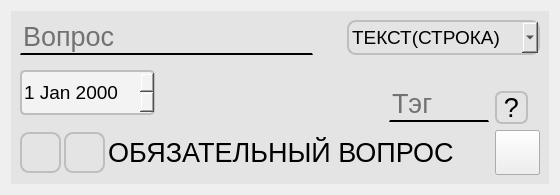
                  <widget class="QWidget" name="page_2">
                   <layout class="QVBoxLayout" name="verticalLayout_14">
                    <item>
                     <layout class="QHBoxLayout" name="horizontalLayout_97">
                      <item>
                       <widget class="QWidget" name="widget" native="true">
                        <property name="maximumSize">
                         <size>
                          <width>900</width>
                          <height>400</height>
                         </size>
                        </property>
                        <property name="styleSheet">
                         <string notr="true">#widget {
background-color: rgb(228, 228, 228)
}</string>
                        </property>
                        <layout class="QVBoxLayout" name="verticalLayout_3">
                         <property name="sizeConstraint">
                          <enum>QLayout::SetDefaultConstraint</enum>
                         </property>
                         <item>
                          <layout class="QHBoxLayout" name="horizontalLayout_7">
                           <item>
                            <layout class="QHBoxLayout" name="horizontalLayout_8">
                             <item>
                              <widget class="QLineEdit" name="Vopros">
                               <property name="maximumSize">
                                <size>
                                 <width>425</width>
                                 <height>60</height>
                                </size>
                               </property>
                               <property name="font">
                                <font>
                                 <pointsize>20</pointsize>
                                </font>
                               </property>
                               <property name="styleSheet">
                                <string notr="true">border-top: 0px solid;
border-bottom: 2px solid;
background-color: rgb(228, 228, 228);</string>
                               </property>
                               <property name="alignment">
                                <set>Qt::AlignBottom|Qt::AlignLeading|Qt::AlignLeft</set>
                               </property>
                               <property name="placeholderText">
                                <string>Вопрос</string>
                               </property>
                              </widget>
                             </item>
                             <item>
                              <layout class="QHBoxLayout" name="horizontalLayout_9">
                               <property name="leftMargin">
                                <number>28</number>
                               </property>
                               <item>
                                <widget class="QComboBox" name="comboBox">
                                 <property name="maximumSize">
                                  <size>
                                   <width>220</width>
                                   <height>80</height>
                                  </size>
                                 </property>
                                 <property name="font">
                                  <font>
                                   <pointsize>14</pointsize>
                                  </font>
                                 </property>
                                 <property name="styleSheet">
                                  <string notr="true">#comboBox {
border: 2px solid;
border-radius: 9px;
border-color:rgb(190, 190, 190) ;
background-color: rgb(228, 228, 228);
}
#comboBox:hover {
background-color: rgb(219, 219, 219);
}
#comboBox:pressed { 
background-color:rgb(219, 219, 219);
}
</string>
                                 </property>
                                 <item>
                                  <property name="text">
                                   <string>ТЕКСТ(СТРОКА)</string>
                                  </property>
                                 </item>
                                 <item>
                                  <property name="text">
                                   <string>ТЕКСТ(АБЗАЦ)</string>
                                  </property>
                                 </item>
                                 <item>
                                  <property name="text">
                                   <string>ОДИН ИЗ СПИСКА</string>
                                  </property>
                                 </item>
                                 <item>
                                  <property name="text">
                                   <string>МН. ИЗ СПИСКА</string>
                                  </property>
                                 </item>
                                 <item>
                                  <property name="text">
                                   <string>РАСКР. СПИСОК</string>
                                  </property>
                                 </item>
                                 <item>
                                  <property name="text">
                                   <string>ШКАЛА</string>
                                  </property>
                                 </item>
                                 <item>
                                  <property name="text">
                                   <string>ДАТА</string>
                                  </property>
                                 </item>
                                 <item>
                                  <property name="text">
                                   <string>ВРЕМЯ</string>
                                  </property>
                                 </item>
                                </widget>
                               </item>
                              </layout>
                             </item>
                            </layout>
                           </item>
                          </layout>
                         </item>
                         <item>
                          <layout class="QHBoxLayout" name="horizontalLayout_10">
                           <item>
                            <layout class="QHBoxLayout" name="horizontalLayout_24">
                             <property name="rightMargin">
                              <number>228</number>
                             </property>
                             <item>
                              <widget class="QDateEdit" name="dateEdit">
                               <property name="maximumSize">
                                <size>
                                 <width>160</width>
                                 <height>45</height>
                                </size>
                               </property>
                               <property name="font">
                                <font>
                                 <pointsize>14</pointsize>
                                </font>
                               </property>
                               <property name="styleSheet">
                                <string notr="true">#dateEdit {
border: 2px solid;
border-radius: 5px;
border-color:rgb(190, 190, 190) ;
background-color:rgb(243, 243, 243);
}
#dateEdit:hover {
background-color: rgb(243, 243, 243);
}
#dateEdit:pressed { 
background-color:rgb(243, 243, 243);
}

</string>
                               </property>
                              </widget>
                             </item>
                            </layout>
                           </item>
                           <item>
                            <layout class="QHBoxLayout" name="horizontalLayout_11">
                             <item>
                              <widget class="QLineEdit" name="Tag">
                               <property name="maximumSize">
                                <size>
                                 <width>100</width>
                                 <height>60</height>
                                </size>
                               </property>
                               <property name="font">
                                <font>
                                 <pointsize>20</pointsize>
                                </font>
                               </property>
                               <property name="styleSheet">
                                <string notr="true">border-top: 0px solid;
border-bottom: 2px solid;
background-color: rgb(228, 228, 228);</string>
                               </property>
                               <property name="alignment">
                                <set>Qt::AlignBottom|Qt::AlignLeading|Qt::AlignLeft</set>
                               </property>
                               <property name="placeholderText">
                                <string>Тэг</string>
                               </property>
                              </widget>
                             </item>
                             <item>
                              <layout class="QVBoxLayout" name="verticalLayout_13">
                               <item>
                                <spacer name="verticalSpacer">
                                 <property name="orientation">
                                  <enum>Qt::Vertical</enum>
                                 </property>
                                 <property name="sizeType">
                                  <enum>QSizePolicy::Fixed</enum>
                                 </property>
                                 <property name="sizeHint" stdset="0">
                                  <size>
                                   <width>45</width>
                                   <height>30</height>
                                  </size>
                                 </property>
                                </spacer>
                               </item>
                               <item>
                                <widget class="QPushButton" name="Button_Question">
                                 <property name="maximumSize">
                                  <size>
                                   <width>33</width>
                                   <height>33</height>
                                  </size>
                                 </property>
                                 <property name="font">
                                  <font>
                                   <pointsize>20</pointsize>
                                  </font>
                                 </property>
                                 <property name="styleSheet">
                                  <string notr="true">#Button_Question {
border: 2px solid;
border-radius: 7px;
border-color:rgb(190, 190, 190);
background-color: rgb(228, 228, 228);
}
#Button_Question:hover {
background-color:rgb(219, 219, 219);
}
#Button_Question:pressed { 
background-color:rgb(204, 204, 204);
}</string>
                                 </property>
                                 <property name="text">
                                  <string>?</string>
                                 </property>
                                </widget>
                               </item>
                              </layout>
                             </item>
                            </layout>
                           </item>
                          </layout>
                         </item>
                         <item>
                          <layout class="QHBoxLayout" name="horizontalLayout_13">
                           <property name="spacing">
                            <number>3</number>
                           </property>
                           <item>
                            <widget class="QPushButton" name="Button_delete">
                             <property name="maximumSize">
                              <size>
                               <width>41</width>
                               <height>41</height>
                              </size>
                             </property>
                             <property name="styleSheet">
                              <string notr="true">#Button_delete {
image: url(:/delete/Rectangle_32.png);
border: 2px solid;
border-radius: 9px;
border-color:rgb(190, 190, 190);
background-color: rgb(228, 228, 228);
}
#Button_delete:hover {
background-color:rgb(219, 219, 219);
}
#Button_delete:pressed { 
background-color:rgb(204, 204, 204);
}
</string>
                             </property>
                             <property name="text">
                              <string/>
                             </property>
                             <property name="icon">
                              <iconset>
                               <normaloff>../../../../../1621635.png</normaloff>../../../../../1621635.png</iconset>
                             </property>
                            </widget>
                           </item>
                           <item>
                            <widget class="QPushButton" name="pushButton_copy">
                             <property name="maximumSize">
                              <size>
                               <width>41</width>
                               <height>41</height>
                              </size>
                             </property>
                             <property name="styleSheet">
                              <string notr="true">#pushButton_copy {
image: url(:/copy/1621635.png);
border: 2px solid;
border-radius: 9px;
border-color:rgb(190, 190, 190);
background-color: rgb(228, 228, 228);
}
#pushButton_copy:hover {
background-color:rgb(219, 219, 219);
}
#pushButton_copy:pressed { 
background-color:rgb(204, 204, 204);
}
</string>
                             </property>
                             <property name="text">
                              <string/>
                             </property>
                            </widget>
                           </item>
                           <item>
                            <layout class="QHBoxLayout" name="horizontalLayout_26">
                             <property name="spacing">
                              <number>0</number>
                             </property>
                             <item>
                              <widget class="QLabel" name="Obyazatelny_vopros">
                               <property name="maximumSize">
                                <size>
                                 <width>400</width>
                                 <height>34</height>
                                </size>
                               </property>
                               <property name="font">
                                <font>
                                 <pointsize>20</pointsize>
                                </font>
                               </property>
                               <property name="text">
                                <string>ОБЯЗАТЕЛЬНЫЙ ВОПРОС</string>
                               </property>
                              </widget>
                             </item>
                             <item>
                              <widget class="QWidget" name="widget_2" native="true">
                               <property name="minimumSize">
                                <size>
                                 <width>45</width>
                                 <height>45</height>
                                </size>
                               </property>
                               <property name="maximumSize">
                                <size>
                                 <width>45</width>
                                 <height>45</height>
                                </size>
                               </property>
                               <widget class="QPushButton" name="pushButton_2">
                                <property name="geometry">
                                 <rect>
                                  <x>0</x>
                                  <y>0</y>
                                  <width>45</width>
                                  <height>45</height>
                                 </rect>
                                </property>
                                <property name="maximumSize">
                                 <size>
                                  <width>45</width>
                                  <height>45</height>
                                 </size>
                                </property>
                                <property name="text">
                                 <string/>
                                </property>
                               </widget>
                               <widget class="QPushButton" name="pushButton_3">
                                <property name="geometry">
                                 <rect>
                                  <x>0</x>
                                  <y>0</y>
                                  <width>45</width>
                                  <height>45</height>
                                 </rect>
                                </property>
                                <property name="maximumSize">
                                 <size>
                                  <width>45</width>
                                  <height>45</height>
                                 </size>
                                </property>
                                <property name="text">
                                 <string/>
                                </property>
                                <property name="icon">
                                 <iconset>
                                  <normaloff>../../../../../png-clipart-check-mark-computer-icons-symbol-miscellaneous-angle.png</normaloff>../../../../../png-clipart-check-mark-computer-icons-symbol-miscellaneous-angle.png</iconset>
                                </property>
                               </widget>
                              </widget>
                             </item>
                            </layout>
                           </item>
                          </layout>
                         </item>
                        </layout>
                       </widget>
                      </item>
                     </layout>
                    </item>
                   </layout>
                  </widget>
